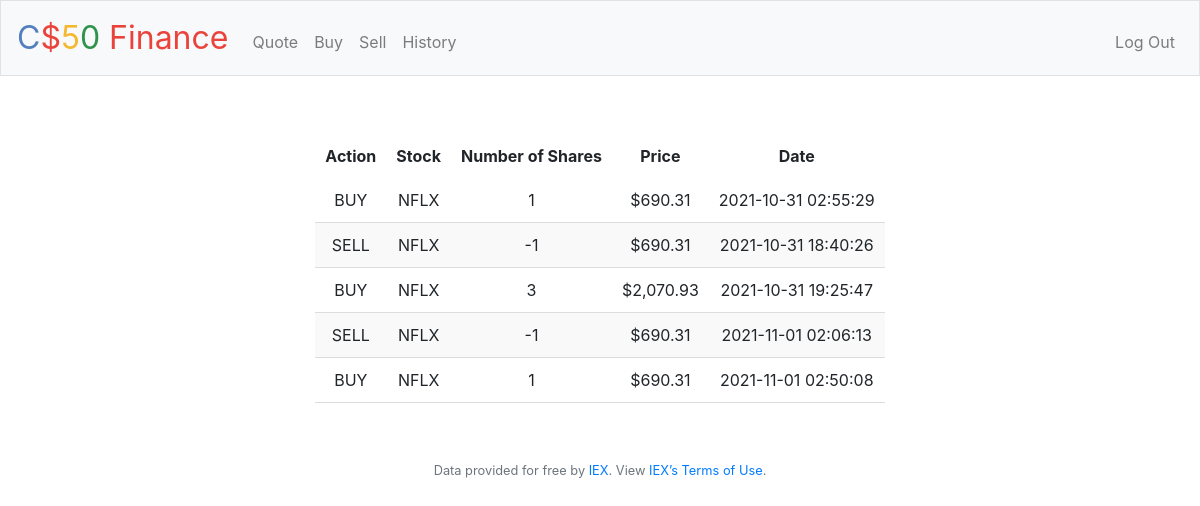
Screenshot of /history (signed in) with the database file from the repository.
### tables this page shows
CREATE TABLE 'transactions' ('id' integer PRIMARY KEY NOT NULL, 'user_id' integer NOT NULL, 'symbol' varchar(8) NOT NULL, 'price' numeric(32,2) NOT NULL, 'date' datetime NOT NULL DEFAULT CURRENT_TIMESTAMP, 'shares'  INTEGER NOT NULL  , 'type'  text NOT NULL  );

### application.py (the view)
@app.route("/history")
@login_required
def history():
    transactions = db.execute("SELECT type, symbol, price, shares, date FROM transactions WHERE user_id = ?", session["user_id"])
    return render_template("history.html", transactions=transactions)

### application.py (called while the page is built)
@app.after_request
def after_request(response):
    response.headers["Cache-Control"] = "no-cache, no-store, must-revalidate"
    response.headers["Expires"] = 0
    response.headers["Pragma"] = "no-cache"
    return response

### helpers.py (called while the page is built)
def login_required(f):
    @wraps(f)
    def decorated_function(*args, **kwargs):
        if session.get("user_id") is None:
            return redirect("/login")
        return f(*args, **kwargs)
    return decorated_function

### templates/history.html (shortened to what this page needs)
{% extends "layout.html" %}
{% block main %}
    <div>
        <table class="center">
            <thead>
                <th>Action</th>
                <th>Stock</th>
                <th>Number of Shares</th>
                <th>Price</th>
                <th>Date</th>
            </thead>
            <tbody>
                {% for row in transactions %}
                    <tr>
                        <td>{{ row.type }}</td>
                        <td>{{ row.symbol }}</td>
                        <td>{{ row.shares }}</td>
                        <td>{{ "${:,.2f}".format(row.price) }}</td>
                        <td>{{ row.date }}</td>
                    </tr>
                {% endfor %}
            </tbody>
        </table>
    </div>
{% endblock %}

### templates/layout.html (shortened to what this page needs)
<!DOCTYPE html>
<html lang="en">
    <head>
        <link rel="stylesheet" href="https://cdn.jsdelivr.net/npm/bootstrap@4.5.3/dist/css/bootstrap.min.css">
        <link href="/static/styles.css" rel="stylesheet">
    </head>
    <body>
        <nav class="navbar navbar-expand-md navbar-light bg-light border">
            <a class="navbar-brand" href="/"><span class="blue">C</span><span class="red">$</span><span class="yellow">5</span><span class="green">0</span> <span class="red">Finance</span></a>
            <div class="collapse navbar-collapse" id="navbar">
                {% if session.user_id %}
                    <ul class="navbar-nav mr-auto mt-2">
                        <li class="nav-item"><a class="nav-link" href="/quote">Quote</a></li>
                        <li class="nav-item"><a class="nav-link" href="/buy">Buy</a></li>
                        <li class="nav-item"><a class="nav-link" href="/sell">Sell</a></li>
                        <li class="nav-item"><a class="nav-link" href="/history">History</a></li>
                    </ul>
                    <ul class="navbar-nav ml-auto mt-2">
                        <li class="nav-item"><a class="nav-link" href="/logout">Log Out</a></li>
                    </ul>
                {% else %}
                    <ul class="navbar-nav ml-auto mt-2">
                        <li class="nav-item"><a class="nav-link" href="/register">Register</a></li>
                        <li class="nav-item"><a class="nav-link" href="/login">Log In</a></li>
                    </ul>
                {% endif %}
            </div>
        </nav>
        <main class="container p-5">
            {% block main %}{% endblock %}
        </main>
        <footer class="small text-center text-muted">
            Data provided for free by <a href="https://iextrading.com/developer">IEX</a>. View <a href="https://iextrading.com/api-exhibit-a/">IEX’s Terms of Use</a>.
        </footer>
    </body>
</html>

### static/styles.css (style rules this page uses)
nav .navbar-brand { font-size: xx-large; }
nav .navbar-brand .blue { color: #537fbe; }
nav .navbar-brand .red { color: #ea433b; }
nav .navbar-brand .yellow { color: #f5b82e; }
nav .navbar-brand .green { color: #2e944b; }
main { overflow-x: auto; text-align: center; }
th { padding: 10px; }
td { padding: 10px; border-bottom: 1px solid #ddd; }
tr:nth-child(even) { background-color: #f9f9f9; }
table { border-spacing: 30px; margin: 10px; }
.center { margin-left: auto; margin-right: auto; }

### rows the page displays
transactions: type "BUY", symbol "NFLX", shares "1", price "$690.31", date "2021-10-31 02:55:29"
transactions: type "SELL", symbol "NFLX", shares "-1", price "$690.31", date "2021-10-31 18:40:26"
transactions: type "BUY", symbol "NFLX", shares "3", price "$2,070.93", date "2021-10-31 19:25:47"
transactions: type "SELL", symbol "NFLX", shares "-1", price "$690.31", date "2021-11-01 02:06:13"
transactions: type "BUY", symbol "NFLX", shares "1", price "$690.31", date "2021-11-01 02:50:08"
